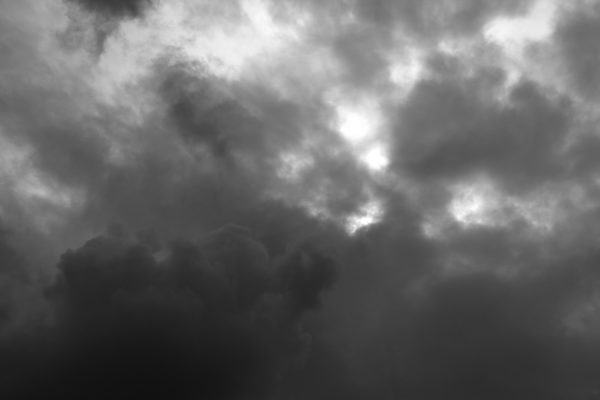
#> input picture O4/weather_dataset/Cloudy/cloudy1.jpg, 600 x 400 px, given as the content of the folder weather_dataset/Shine, which was not available
$ jupyter execute dataanalyse.ipynb   (text cells are left out)
#> lines starting #> are read from the running program, lines starting #| are printed output that depends on the picture; pictures that were not available may be replaced by others from this repository, and a replacement may not be noted
[cell 1]
#make function to fetch dataset

import cv2
import os
import numpy as np
import matplotlib.pyplot as plt


def getDataSet(categories: list, folder: str):
#> called with folder = 'weather_dataset'
    images = []
    labels = []
    for category in categories:
        folder_path = os.path.join(folder, category)
        label = categories.index(category)  # Assign a numerical label to each category
        for filename in os.listdir(folder_path):
            if filename.endswith(".jpg"):
                img_path = os.path.join(folder_path, filename)
                img = cv2.imread(img_path)
#> img is the input picture: shape (400, 600, 3); min 16, max 255, mean 102.9
                if img is not None:
                    img = cv2.resize(img, (128, 128))  # Resize to a common size
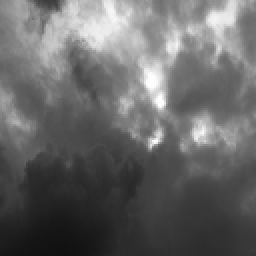
#> img: shape (128, 128, 3) (shown 2 times larger); min 16, max 255, mean 102.8
                    img = img / 255.0  # Normalize pixel values to [0, 1]
#> pass 3 of the loop in getDataSet, `for category in categories:`:
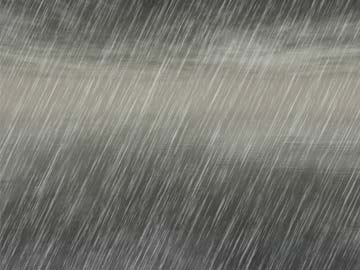
#> input picture O4/weather_dataset/Rain/rain1.jpg, 360 x 270 px
#> in getDataSet, img is the input picture: shape (270, 360, 3); mean B, G, R 114.5, 121.1, 120.9
#> in getDataSet, `img = cv2.resize(img, (128, 128))`:
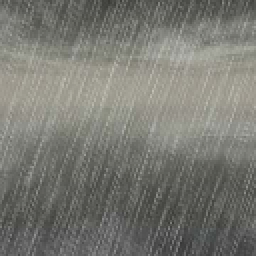
#> img: shape (128, 128, 3) (shown 2 times larger); mean B, G, R 114.3, 120.9, 120.7
#> the loop made 4 passes; the first 3 are shown
                    images.append(img)
                    labels.append(label)
                else:
                    print(f"Failed to load image: {img_path}")
    return images, labels

[cell 2]
import cv2
import os
import numpy as np
import matplotlib.pyplot as plt

# ! dir
data_folder = "weather_dataset"
categories = ["Shine", "Cloudy", "Rain", "Sunrise"]


images, labels = getDataSet(categories, data_folder)

# Convert the lists to NumPy arrays
images = np.array(images)
labels = np.array(labels)

# Assuming 'labels' is a list or NumPy array of category labels
# You can create histograms of the labels to visualize the class distribution
plt.hist(labels, bins=len(np.unique(labels)))  # Use as many bins as unique labels
plt.xlabel('Category')
plt.ylabel('Count')
plt.title('Class Distribution')
plt.xticks(np.unique(labels))  # Set x-ticks to unique class labels
plt.show()
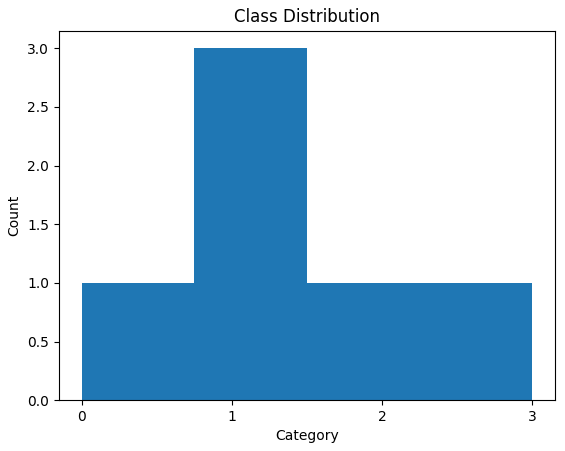
#> figure drawn by matplotlib, 1 panel; tallest bar 3 high, from x = 0.75 to 1.5

# Assuming 'images' is a NumPy array containing the image data
# You can create a histogram of pixel values for one image (e.g., the first image)
print(f"Category for image 0: {categories[labels[0]]}")

plt.imshow(images[0])
plt.axis('off')  # Optional: Turn off the axis labels and ticks
plt.title(categories[labels[0]])
plt.show()

plt.hist(images[0].ravel(), bins=256, range=(0, 1))  # Assuming normalized pixel values in [0, 1]
plt.xlabel('Pixel Value')
plt.ylabel('Frequency')
plt.title('Pixel Value Histogram')
plt.show()
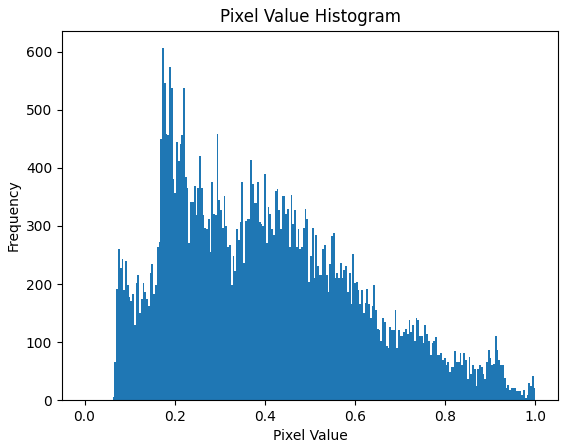
#> figure drawn by matplotlib, 1 panel; tallest bar 606 high, from x = 0.172 to 0.176
